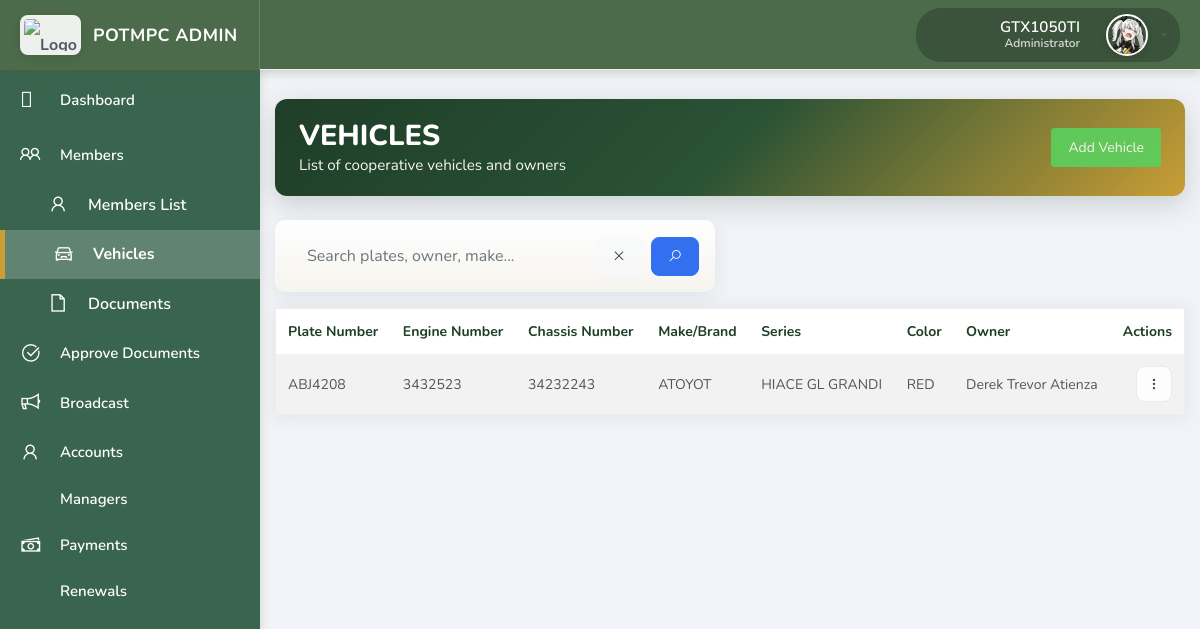
/vehicles/ (signed in), run on an earlier commit of the app's database.
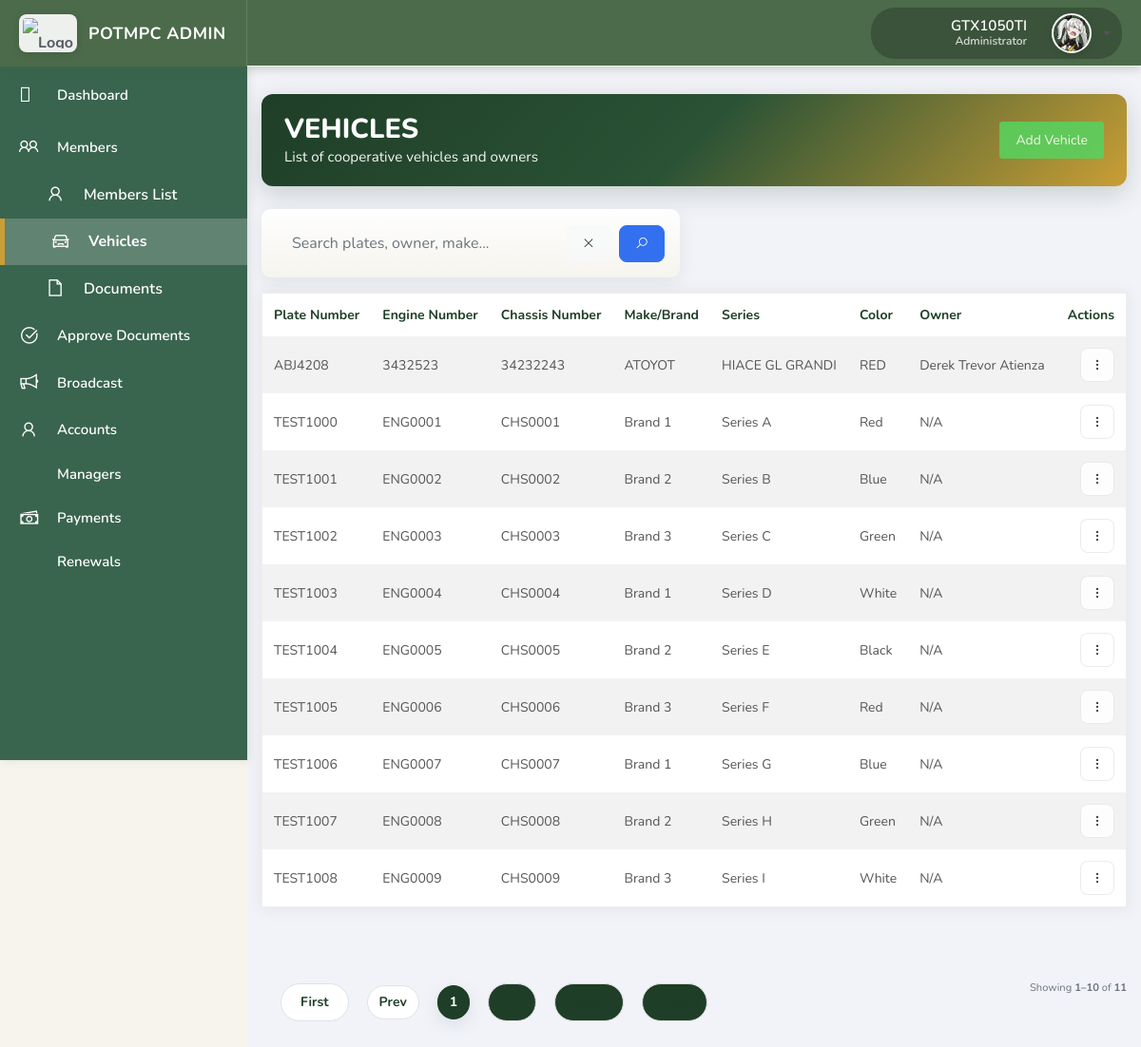
And on a later commit of the database.
### coop/models.py (models this page shows, shortened)
class Vehicle(models.Model):
    plate_number = models.CharField(max_length=20, unique=True)
    engine_number = models.CharField(max_length=70, blank=True, null=True, help_text="Engine number (alphanumeric, e.g., ABC2393249RDUI)")
    chassis_number = models.CharField(max_length=70, blank=True, null=True, help_text="Chassis number (alphanumeric, e.g., ABC2393249RDUI)")
    make_brand = models.CharField(max_length=100, blank=True, null=True)
    body_type = models.CharField(max_length=50, default="van", editable=False)
    year_model = models.PositiveIntegerField(blank=True, null=True)
    series = models.CharField(max_length=50, blank=True, null=True)
    color = models.CharField(max_length=30, blank=True, null=True)
    member = models.ForeignKey(Member, on_delete=models.SET_NULL, null=True, blank=True, related_name="vehicles")

class Member(models.Model):
    SEX_CHOICES = [
        ('M', 'Male'),
        ('F', 'Female'),
        ('O', 'Other'),
    ]
    full_name = models.CharField(max_length=255)
    batch = models.ForeignKey(Batch, on_delete=models.CASCADE, related_name="members")
    batch_monitoring_number = models.PositiveIntegerField()
    is_dormant = models.BooleanField(default=False)
    age = models.PositiveSmallIntegerField(null=True, blank=True, help_text="Member's age")
    sex = models.CharField(max_length=1, choices=SEX_CHOICES, null=True, blank=True, help_text="Member's sex")
    phone_number = models.CharField(max_length=20, null=True, blank=True, help_text="Member's phone number (overridden by user account if linked)")
    email = models.EmailField(null=True, blank=True, help_text="Member's email (overridden by user account if linked)")
    user_account = models.OneToOneField(
        'User',
        on_delete=models.SET_NULL,
        null=True,
        blank=True,
        related_name='member_profile'
    )

### coop/views.py (the view, shortened to what this page needs)
# urls.py: path("vehicles/", views.VehicleListView.as_view(), name="vehicle_list"),
@method_decorator(login_required, name='dispatch')
class VehicleListView(ListView):
    model = Vehicle
    template_name = "vehiclelist.html"
    context_object_name = "object_list"
    paginate_by = 10
    def get_queryset(self):
        queryset = super().get_queryset().select_related('member')
        q = self.request.GET.get("q", "")
        return queryset
    def render_to_response(self, context, **response_kwargs):
        if self.request.headers.get('x-requested-with') == 'XMLHttpRequest':
            html = render_to_string("includes/vehicle_table_rows.html", context, request=self.request)
            return JsonResponse({'html': html})
        return super().render_to_response(context, **response_kwargs)

### coop/context_processors.py (called while the page is built)
def notifications(request):
    if request.user.is_authenticated:
        unread_count = Notification.objects.filter(
            recipient=request.user,
            is_read=False
        ).count()
        recent_notifications = Notification.objects.filter(
            recipient=request.user
        ).order_by('-created_at')[:5]
        return {
            'unread_notifications_count': unread_count,
            'recent_notifications': recent_notifications,
        }
    return {
        'unread_notifications_count': 0,
        'recent_notifications': [],
    }

### templates/vehiclelist.html (shortened to what this page needs)
{% extends 'base.html' %}
{% load static %}
{% block extra_css %}
<link rel="stylesheet" href="{% static 'css/admin_all.css' %}">
{% endblock %}
{% block content %}
<div class="container py-4">
  <div class="members-header card-header-gradient mb-4 d-flex justify-content-between align-items-center">
    <div>
      <h1 class="members-header-title">VEHICLES</h1>
      <p class="members-header-sub">List of cooperative vehicles and owners</p>
    </div>
    <div class="d-flex align-items-center">
      <div class="btn-group">
        <a href="{% url 'vehicle_add' %}" class="btn btn-success">Add Vehicle</a>
      </div>
    </div>
  </div>
  <div class="row mb-3">
    <div class="col-md-6">
      <form action="{% url 'vehicle_list' %}">
        <div class="search-card p-3 d-flex align-items-center">
          <input type="text" id="vehicle-search" name="q" class="form-control form-control-lg search-input" placeholder="Search plates, owner, make..." autocomplete="off" value="{{ q|default:'' }}">
          <button type="button" class="btn btn-light ml-2" id="vehicle-search-clear" title="Clear"><i class="la la-times"></i></button>
          <button type="submit" class="btn btn-primary ml-2"><i class="la la-search"></i></button>
        </div>
      </form>
    </div>
  </div>
  <div class="card admin-card material-table">
    <div class="card-body p-0">
      <div id="vehicle-table-container">
        <table class="table table-striped table-hover mb-0">
          <thead class="table-head">
            <tr>
              <th>Plate Number</th>
              <th>Engine Number</th>
              <th>Chassis Number</th>
              <th>Make/Brand</th>
              <th>Series</th>
              <th>Color</th>
              <th>Owner</th>
              <th class="text-right">Actions</th>
            </tr>
          </thead>
          <tbody id="vehicle-table-body" class="material-rows">
            {% include 'includes/vehicle_table_rows.html' %}
          </tbody>
        </table>
      </div>
    </div>
  </div>
   <div id="pagination-container" class="mt-3">
          {% include 'includes/pagination.html' %}
    </div>
</div>
{% endblock %}

### templates/includes/vehicle_table_rows.html (shortened to what this page needs)
{% for vehicle in object_list %}
<tr>
    <td>{{ vehicle.plate_number }}</td>
    <td>{{ vehicle.engine_number }}</td>
    <td>{{ vehicle.chassis_number }}</td>
    <td>{{ vehicle.make_brand }}</td>
    <td>{{ vehicle.series }}</td>
    <td>{{ vehicle.color }}</td>
    <td>{% if vehicle.member %}{{ vehicle.member.full_name }}{% else %}N/A{% endif %}</td>
    <td class="text-right">
      <div class="action-container d-inline-block">
        <button class="btn btn-sm btn-light action-toggle" aria-haspopup="true" aria-expanded="false" title="Actions">
          <svg width="14" height="16" viewBox="0 0 24 24" fill="currentColor" aria-hidden="true" focusable="false">
            <circle cx="12" cy="5" r="2"></circle>
            <circle cx="12" cy="12" r="2"></circle>
            <circle cx="12" cy="19" r="2"></circle>
          </svg>
        </button>
      </div>
    </td>
</tr>
{% empty %}
<tr><td colspan="8" class="text-muted">No vehicles found.</td></tr>
{% endfor %}

What changed in the data, as far as the page shows it:
added Vehicle: plate_number "TEST1000", engine_number "ENG0001", chassis_number "CHS0001", make_brand "Brand 1", series "Series A", color "Red", shows "N/A"
added Vehicle: plate_number "TEST1001", engine_number "ENG0002", chassis_number "CHS0002", make_brand "Brand 2", series "Series B", color "Blue", shows "N/A"
added Vehicle: plate_number "TEST1002", engine_number "ENG0003", chassis_number "CHS0003", make_brand "Brand 3", series "Series C", color "Green", shows "N/A"
added Vehicle: plate_number "TEST1003", engine_number "ENG0004", chassis_number "CHS0004", make_brand "Brand 1", series "Series D", color "White", shows "N/A"
added Vehicle: plate_number "TEST1004", engine_number "ENG0005", chassis_number "CHS0005", make_brand "Brand 2", series "Series E", color "Black", shows "N/A"
added Vehicle: plate_number "TEST1005", engine_number "ENG0006", chassis_number "CHS0006", make_brand "Brand 3", series "Series F", color "Red", shows "N/A"
added Vehicle: plate_number "TEST1006", engine_number "ENG0007", chassis_number "CHS0007", make_brand "Brand 1", series "Series G", color "Blue", shows "N/A"
added Vehicle: plate_number "TEST1007", engine_number "ENG0008", chassis_number "CHS0008", make_brand "Brand 2", series "Series H", color "Green", shows "N/A"
added Vehicle: plate_number "TEST1008", engine_number "ENG0009", chassis_number "CHS0009", make_brand "Brand 3", series "Series I", color "White", shows "N/A"
Also different on the page:
{{ page_obj.start_index }}: (not shown) → "1"
{{ page_obj.end_index }}: (not shown) → "10"
{{ paginator.count }}: (not shown) → "11"
text now shown: "First Prev Showing – of"
new list line: "1"
